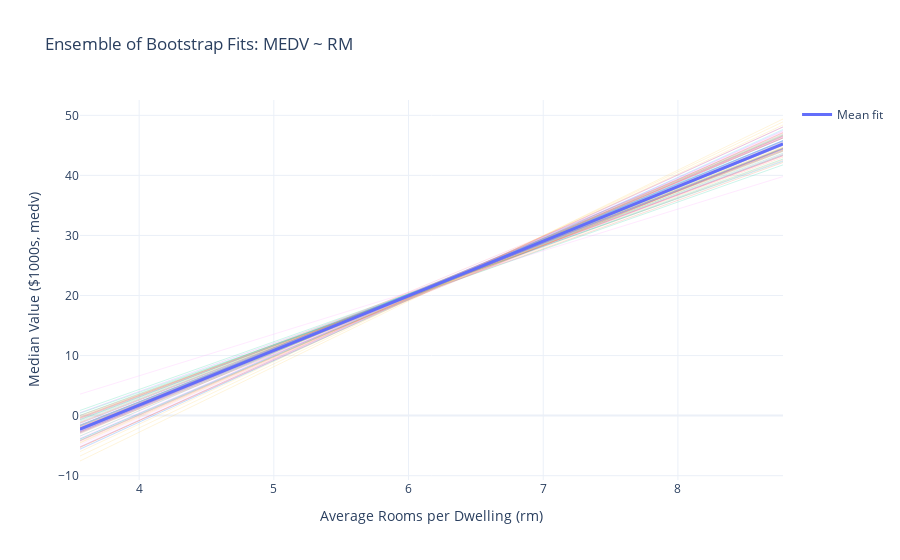

The notebook cell saved with this chart:
### Code cell
import numpy as np
from sklearn.linear_model import LinearRegression

X = df[["rm"]].values
y = df["medv"].values
xs = np.linspace(df["rm"].min(), df["rm"].max(), 150).reshape(-1,1)

import plotly.graph_objects as go
fig = go.Figure()
for i in range(80):
    idx = np.random.choice(len(df), size=len(df), replace=True)
    Xi = X[idx]
    yi = y[idx]
    lr = LinearRegression().fit(Xi, yi)
    yhat = lr.predict(xs)
    fig.add_trace(go.Scatter(x=xs.flatten(), y=yhat, mode='lines', line=dict(width=1), opacity=0.2, showlegend=False))

lr_full = LinearRegression().fit(X, y)
yhat_full = lr_full.predict(xs)
fig.add_trace(go.Scatter(x=xs.flatten(), y=yhat_full, mode='lines', line=dict(width=3), name='Mean fit'))

fig.update_layout(title=f"Ensemble of Bootstrap Fits: MEDV ~ RM",
                  xaxis_title="Average Rooms per Dwelling (rm)",
                  yaxis_title="Median Value ($1000s, medv)",
                  template="plotly_white")
fig

### Figure 1 — Plotly figure (JSON) as saved in the notebook; plotly's stock layout.template omitted (floating-point values rounded to 4 significant figures; data arrays with more than 128 entries replaced by an {"elided": "..."} marker saying what was removed)
{"data": [{"line": {"width": 1}, "mode": "lines", "opacity": 0.2, "showlegend": false, "type": "scatter", "x": {"elided": "150 float values"}, "y": {"elided": "150 float values"}}, {"line": {"width": 1}, "mode": "lines", "opacity": 0.2, "showlegend": false, "type": "scatter", "x": {"elided": "150 float values"}, "y": {"elided": "150 float values"}}, {"line": {"width": 1}, "mode": "lines", "opacity": 0.2, "showlegend": false, "type": "scatter", "x": {"elided": "150 float values"}, "y": {"elided": "150 float values"}}, {"line": {"width": 1}, "mode": "lines", "opacity": 0.2, "showlegend": false, "type": "scatter", "x": {"elided": "150 float values"}, "y": {"elided": "150 float values"}}, {"line": {"width": 1}, "mode": "lines", "opacity": 0.2, "showlegend": false, "type": "scatter", "x": {"elided": "150 float values"}, "y": {"elided": "150 float values"}}, {"line": {"width": 1}, "mode": "lines", "opacity": 0.2, "showlegend": false, "type": "scatter", "x": {"elided": "150 float values"}, "y": {"elided": "150 float values"}}, {"line": {"width": 1}, "mode": "lines", "opacity": 0.2, "showlegend": false, "type": "scatter", "x": {"elided": "150 float values"}, "y": {"elided": "150 float values"}}, {"line": {"width": 1}, "mode": "lines", "opacity": 0.2, "showlegend": false, "type": "scatter", "x": {"elided": "150 float values"}, "y": {"elided": "150 float values"}}, {"line": {"width": 1}, "mode": "lines", "opacity": 0.2, "showlegend": false, "type": "scatter", "x": {"elided": "150 float values"}, "y": {"elided": "150 float values"}}, {"line": {"width": 1}, "mode": "lines", "opacity": 0.2, "showlegend": false, "type": "scatter", "x": {"elided": "150 float values"}, "y": {"elided": "150 float values"}}, {"line": {"width": 1}, "mode": "lines", "opacity": 0.2, "showlegend": false, "type": "scatter", "x": {"elided": "150 float values"}, "y": {"elided": "150 float values"}}, {"line": {"width": 1}, "mode": "lines", "opacity": 0.2, "showlegend": false, "type": "scatter", "x": {"elided": "150 float values"}, "y": {"elided": "150 float values"}}, {"line": {"width": 1}, "mode": "lines", "opacity": 0.2, "showlegend": false, "type": "scatter", "x": {"elided": "150 float values"}, "y": {"elided": "150 float values"}}, {"line": {"width": 1}, "mode": "lines", "opacity": 0.2, "showlegend": false, "type": "scatter", "x": {"elided": "150 float values"}, "y": {"elided": "150 float values"}}, {"line": {"width": 1}, "mode": "lines", "opacity": 0.2, "showlegend": false, "type": "scatter", "x": {"elided": "150 float values"}, "y": {"elided": "150 float values"}}, {"line": {"width": 1}, "mode": "lines", "opacity": 0.2, "showlegend": false, "type": "scatter", "x": {"elided": "150 float values"}, "y": {"elided": "150 float values"}}, {"line": {"width": 1}, "mode": "lines", "opacity": 0.2, "showlegend": false, "type": "scatter", "x": {"elided": "150 float values"}, "y": {"elided": "150 float values"}}, {"line": {"width": 1}, "mode": "lines", "opacity": 0.2, "showlegend": false, "type": "scatter", "x": {"elided": "150 float values"}, "y": {"elided": "150 float values"}}, {"line": {"width": 1}, "mode": "lines", "opacity": 0.2, "showlegend": false, "type": "scatter", "x": {"elided": "150 float values"}, "y": {"elided": "150 float values"}}, {"line": {"width": 1}, "mode": "lines", "opacity": 0.2, "showlegend": false, "type": "scatter", "x": {"elided": "150 float values"}, "y": {"elided": "150 float values"}}, {"line": {"width": 1}, "mode": "lines", "opacity": 0.2, "showlegend": false, "type": "scatter", "x": {"elided": "150 float values"}, "y": {"elided": "150 float values"}}, {"line": {"width": 1}, "mode": "lines", "opacity": 0.2, "showlegend": false, "type": "scatter", "x": {"elided": "150 float values"}, "y": {"elided": "150 float values"}}, {"line": {"width": 1}, "mode": "lines", "opacity": 0.2, "showlegend": false, "type": "scatter", "x": {"elided": "150 float values"}, "y": {"elided": "150 float values"}}, {"line": {"width": 1}, "mode": "lines", "opacity": 0.2, "showlegend": false, "type": "scatter", "x": {"elided": "150 float values"}, "y": {"elided": "150 float values"}}, {"line": {"width": 1}, "mode": "lines", "opacity": 0.2, "showlegend": false, "type": "scatter", "x": {"elided": "150 float values"}, "y": {"elided": "150 float values"}}, {"line": {"width": 1}, "mode": "lines", "opacity": 0.2, "showlegend": false, "type": "scatter", "x": {"elided": "150 float values"}, "y": {"elided": "150 float values"}}, {"line": {"width": 1}, "mode": "lines", "opacity": 0.2, "showlegend": false, "type": "scatter", "x": {"elided": "150 float values"}, "y": {"elided": "150 float values"}}, {"line": {"width": 1}, "mode": "lines", "opacity": 0.2, "showlegend": false, "type": "scatter", "x": {"elided": "150 float values"}, "y": {"elided": "150 float values"}}, {"line": {"width": 1}, "mode": "lines", "opacity": 0.2, "showlegend": false, "type": "scatter", "x": {"elided": "150 float values"}, "y": {"elided": "150 float values"}}, {"line": {"width": 1}, "mode": "lines", "opacity": 0.2, "showlegend": false, "type": "scatter", "x": {"elided": "150 float values"}, "y": {"elided": "150 float values"}}, {"line": {"width": 1}, "mode": "lines", "opacity": 0.2, "showlegend": false, "type": "scatter", "x": {"elided": "150 float values"}, "y": {"elided": "150 float values"}}, {"line": {"width": 1}, "mode": "lines", "opacity": 0.2, "showlegend": false, "type": "scatter", "x": {"elided": "150 float values"}, "y": {"elided": "150 float values"}}, {"line": {"width": 1}, "mode": "lines", "opacity": 0.2, "showlegend": false, "type": "scatter", "x": {"elided": "150 float values"}, "y": {"elided": "150 float values"}}, {"line": {"width": 1}, "mode": "lines", "opacity": 0.2, "showlegend": false, "type": "scatter", "x": {"elided": "150 float values"}, "y": {"elided": "150 float values"}}, {"line": {"width": 1}, "mode": "lines", "opacity": 0.2, "showlegend": false, "type": "scatter", "x": {"elided": "150 float values"}, "y": {"elided": "150 float values"}}, {"line": {"width": 1}, "mode": "lines", "opacity": 0.2, "showlegend": false, "type": "scatter", "x": {"elided": "150 float values"}, "y": {"elided": "150 float values"}}, {"line": {"width": 1}, "mode": "lines", "opacity": 0.2, "showlegend": false, "type": "scatter", "x": {"elided": "150 float values"}, "y": {"elided": "150 float values"}}, {"line": {"width": 1}, "mode": "lines", "opacity": 0.2, "showlegend": false, "type": "scatter", "x": {"elided": "150 float values"}, "y": {"elided": "150 float values"}}, {"line": {"width": 1}, "mode": "lines", "opacity": 0.2, "showlegend": false, "type": "scatter", "x": {"elided": "150 float values"}, "y": {"elided": "150 float values"}}, {"line": {"width": 1}, "mode": "lines", "opacity": 0.2, "showlegend": false, "type": "scatter", "x": {"elided": "150 float values"}, "y": {"elided": "150 float values"}}, {"line": {"width": 1}, "mode": "lines", "opacity": 0.2, "showlegend": false, "type": "scatter", "x": {"elided": "150 float values"}, "y": {"elided": "150 float values"}}, {"line": {"width": 1}, "mode": "lines", "opacity": 0.2, "showlegend": false, "type": "scatter", "x": {"elided": "150 float values"}, "y": {"elided": "150 float values"}}, {"line": {"width": 1}, "mode": "lines", "opacity": 0.2, "showlegend": false, "type": "scatter", "x": {"elided": "150 float values"}, "y": {"elided": "150 float values"}}, {"line": {"width": 1}, "mode": "lines", "opacity": 0.2, "showlegend": false, "type": "scatter", "x": {"elided": "150 float values"}, "y": {"elided": "150 float values"}}, {"line": {"width": 1}, "mode": "lines", "opacity": 0.2, "showlegend": false, "type": "scatter", "x": {"elided": "150 float values"}, "y": {"elided": "150 float values"}}, {"line": {"width": 1}, "mode": "lines", "opacity": 0.2, "showlegend": false, "type": "scatter", "x": {"elided": "150 float values"}, "y": {"elided": "150 float values"}}, {"line": {"width": 1}, "mode": "lines", "opacity": 0.2, "showlegend": false, "type": "scatter", "x": {"elided": "150 float values"}, "y": {"elided": "150 float values"}}, {"line": {"width": 1}, "mode": "lines", "opacity": 0.2, "showlegend": false, "type": "scatter", "x": {"elided": "150 float values"}, "y": {"elided": "150 float values"}}, {"line": {"width": 1}, "mode": "lines", "opacity": 0.2, "showlegend": false, "type": "scatter", "x": {"elided": "150 float values"}, "y": {"elided": "150 float values"}}, {"line": {"width": 1}, "mode": "lines", "opacity": 0.2, "showlegend": false, "type": "scatter", "x": {"elided": "150 float values"}, "y": {"elided": "150 float values"}}, {"line": {"width": 1}, "mode": "lines", "opacity": 0.2, "showlegend": false, "type": "scatter", "x": {"elided": "150 float values"}, "y": {"elided": "150 float values"}}, {"line": {"width": 1}, "mode": "lines", "opacity": 0.2, "showlegend": false, "type": "scatter", "x": {"elided": "150 float values"}, "y": {"elided": "150 float values"}}, {"line": {"width": 1}, "mode": "lines", "opacity": 0.2, "showlegend": false, "type": "scatter", "x": {"elided": "150 float values"}, "y": {"elided": "150 float values"}}, {"line": {"width": 1}, "mode": "lines", "opacity": 0.2, "showlegend": false, "type": "scatter", "x": {"elided": "150 float values"}, "y": {"elided": "150 float values"}}, {"line": {"width": 1}, "mode": "lines", "opacity": 0.2, "showlegend": false, "type": "scatter", "x": {"elided": "150 float values"}, "y": {"elided": "150 float values"}}, {"line": {"width": 1}, "mode": "lines", "opacity": 0.2, "showlegend": false, "type": "scatter", "x": {"elided": "150 float values"}, "y": {"elided": "150 float values"}}, {"line": {"width": 1}, "mode": "lines", "opacity": 0.2, "showlegend": false, "type": "scatter", "x": {"elided": "150 float values"}, "y": {"elided": "150 float values"}}, {"line": {"width": 1}, "mode": "lines", "opacity": 0.2, "showlegend": false, "type": "scatter", "x": {"elided": "150 float values"}, "y": {"elided": "150 float values"}}, {"line": {"width": 1}, "mode": "lines", "opacity": 0.2, "showlegend": false, "type": "scatter", "x": {"elided": "150 float values"}, "y": {"elided": "150 float values"}}, {"line": {"width": 1}, "mode": "lines", "opacity": 0.2, "showlegend": false, "type": "scatter", "x": {"elided": "150 float values"}, "y": {"elided": "150 float values"}}, {"line": {"width": 1}, "mode": "lines", "opacity": 0.2, "showlegend": false, "type": "scatter", "x": {"elided": "150 float values"}, "y": {"elided": "150 float values"}}, {"line": {"width": 1}, "mode": "lines", "opacity": 0.2, "showlegend": false, "type": "scatter", "x": {"elided": "150 float values"}, "y": {"elided": "150 float values"}}, {"line": {"width": 1}, "mode": "lines", "opacity": 0.2, "showlegend": false, "type": "scatter", "x": {"elided": "150 float values"}, "y": {"elided": "150 float values"}}, {"line": {"width": 1}, "mode": "lines", "opacity": 0.2, "showlegend": false, "type": "scatter", "x": {"elided": "150 float values"}, "y": {"elided": "150 float values"}}, {"line": {"width": 1}, "mode": "lines", "opacity": 0.2, "showlegend": false, "type": "scatter", "x": {"elided": "150 float values"}, "y": {"elided": "150 float values"}}, {"line": {"width": 1}, "mode": "lines", "opacity": 0.2, "showlegend": false, "type": "scatter", "x": {"elided": "150 float values"}, "y": {"elided": "150 float values"}}, {"line": {"width": 1}, "mode": "lines", "opacity": 0.2, "showlegend": false, "type": "scatter", "x": {"elided": "150 float values"}, "y": {"elided": "150 float values"}}, {"line": {"width": 1}, "mode": "lines", "opacity": 0.2, "showlegend": false, "type": "scatter", "x": {"elided": "150 float values"}, "y": {"elided": "150 float values"}}, {"line": {"width": 1}, "mode": "lines", "opacity": 0.2, "showlegend": false, "type": "scatter", "x": {"elided": "150 float values"}, "y": {"elided": "150 float values"}}, {"line": {"width": 1}, "mode": "lines", "opacity": 0.2, "showlegend": false, "type": "scatter", "x": {"elided": "150 float values"}, "y": {"elided": "150 float values"}}, {"line": {"width": 1}, "mode": "lines", "opacity": 0.2, "showlegend": false, "type": "scatter", "x": {"elided": "150 float values"}, "y": {"elided": "150 float values"}}, {"line": {"width": 1}, "mode": "lines", "opacity": 0.2, "showlegend": false, "type": "scatter", "x": {"elided": "150 float values"}, "y": {"elided": "150 float values"}}, {"line": {"width": 1}, "mode": "lines", "opacity": 0.2, "showlegend": false, "type": "scatter", "x": {"elided": "150 float values"}, "y": {"elided": "150 float values"}}, {"line": {"width": 1}, "mode": "lines", "opacity": 0.2, "showlegend": false, "type": "scatter", "x": {"elided": "150 float values"}, "y": {"elided": "150 float values"}}, {"line": {"width": 1}, "mode": "lines", "opacity": 0.2, "showlegend": false, "type": "scatter", "x": {"elided": "150 float values"}, "y": {"elided": "150 float values"}}, {"line": {"width": 1}, "mode": "lines", "opacity": 0.2, "showlegend": false, "type": "scatter", "x": {"elided": "150 float values"}, "y": {"elided": "150 float values"}}, {"line": {"width": 1}, "mode": "lines", "opacity": 0.2, "showlegend": false, "type": "scatter", "x": {"elided": "150 float values"}, "y": {"elided": "150 float values"}}, {"line": {"width": 1}, "mode": "lines", "opacity": 0.2, "showlegend": false, "type": "scatter", "x": {"elided": "150 float values"}, "y": {"elided": "150 float values"}}, {"line": {"width": 1}, "mode": "lines", "opacity": 0.2, "showlegend": false, "type": "scatter", "x": {"elided": "150 float values"}, "y": {"elided": "150 float values"}}, {"line": {"width": 1}, "mode": "lines", "opacity": 0.2, "showlegend": false, "type": "scatter", "x": {"elided": "150 float values"}, "y": {"elided": "150 float values"}}, {"line": {"width": 3}, "mode": "lines", "name": "Mean fit", "type": "scatter", "x": {"elided": "150 float values"}, "y": {"elided": "150 float values"}}], "layout": {"title": {"text": "Ensemble of Bootstrap Fits: MEDV ~ RM"}, "xaxis": {"title": {"text": "Average Rooms per Dwelling (rm)"}}, "yaxis": {"title": {"text": "Median Value ($1000s, medv)"}}}}
